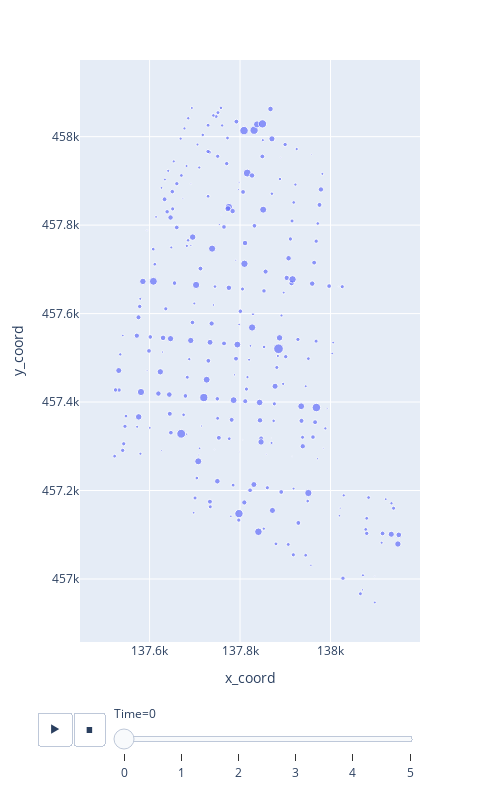

The notebook cell saved with this chart:
### Code cell
net = utils.animate_nodal_depth(df)
net.show()

### Figure 1 — Plotly figure (JSON) as saved in the notebook; plotly's stock layout.template omitted (floating-point values rounded to 4 significant figures; data arrays with more than 128 entries replaced by an {"elided": "..."} marker saying what was removed)
{"data": [{"hovertemplate": "<b>%{hovertext}</b><br><br>Time=0<br>x_coord=%{x}<br>y_coord=%{y}<br>Depth=%{marker.size}<extra></extra>", "hovertext": {"elided": "318 str values"}, "legendgroup": "", "marker": {"color": "#636efa", "size": {"elided": "318 float values"}, "sizemode": "area", "sizeref": 0.001193, "symbol": "circle"}, "mode": "markers", "name": "", "orientation": "v", "showlegend": false, "type": "scatter", "x": {"elided": "318 float values"}, "xaxis": "x", "y": {"elided": "318 float values"}, "yaxis": "y"}], "layout": {"height": 800, "legend": {"itemsizing": "constant", "tracegroupgap": 0}, "margin": {"t": 60}, "sliders": [{"active": 0, "currentvalue": {"prefix": "Time="}, "len": 0.9, "pad": {"b": 10, "t": 60}, "steps": [{"args": [["0"], {"frame": {"duration": 0, "redraw": false}, "fromcurrent": true, "mode": "immediate", "transition": {"duration": 0, "easing": "linear"}}], "label": "0", "method": "animate"}, {"args": [["1"], {"frame": {"duration": 0, "redraw": false}, "fromcurrent": true, "mode": "immediate", "transition": {"duration": 0, "easing": "linear"}}], "label": "1", "method": "animate"}, {"args": [["2"], {"frame": {"duration": 0, "redraw": false}, "fromcurrent": true, "mode": "immediate", "transition": {"duration": 0, "easing": "linear"}}], "label": "2", "method": "animate"}, {"args": [["3"], {"frame": {"duration": 0, "redraw": false}, "fromcurrent": true, "mode": "immediate", "transition": {"duration": 0, "easing": "linear"}}], "label": "3", "method": "animate"}, {"args": [["4"], {"frame": {"duration": 0, "redraw": false}, "fromcurrent": true, "mode": "immediate", "transition": {"duration": 0, "easing": "linear"}}], "label": "4", "method": "animate"}, {"args": [["5"], {"frame": {"duration": 0, "redraw": false}, "fromcurrent": true, "mode": "immediate", "transition": {"duration": 0, "easing": "linear"}}], "label": "5", "method": "animate"}], "x": 0.1, "xanchor": "left", "y": 0, "yanchor": "top"}], "updatemenus": [{"buttons": [{"args": [null, {"frame": {"duration": 500, "redraw": false}, "fromcurrent": true, "mode": "immediate", "transition": {"duration": 500, "easing": "linear"}}], "label": "&#9654;", "method": "animate"}, {"args": [[null], {"frame": {"duration": 0, "redraw": false}, "fromcurrent": true, "mode": "immediate", "transition": {"duration": 0, "easing": "linear"}}], "label": "&#9724;", "method": "animate"}], "direction": "left", "pad": {"r": 10, "t": 70}, "showactive": false, "type": "buttons", "x": 0.1, "xanchor": "right", "y": 0, "yanchor": "top"}], "width": 500, "xaxis": {"anchor": "y", "domain": [0, 1], "title": {"text": "x_coord"}}, "yaxis": {"anchor": "x", "domain": [0, 1], "title": {"text": "y_coord"}}}}
